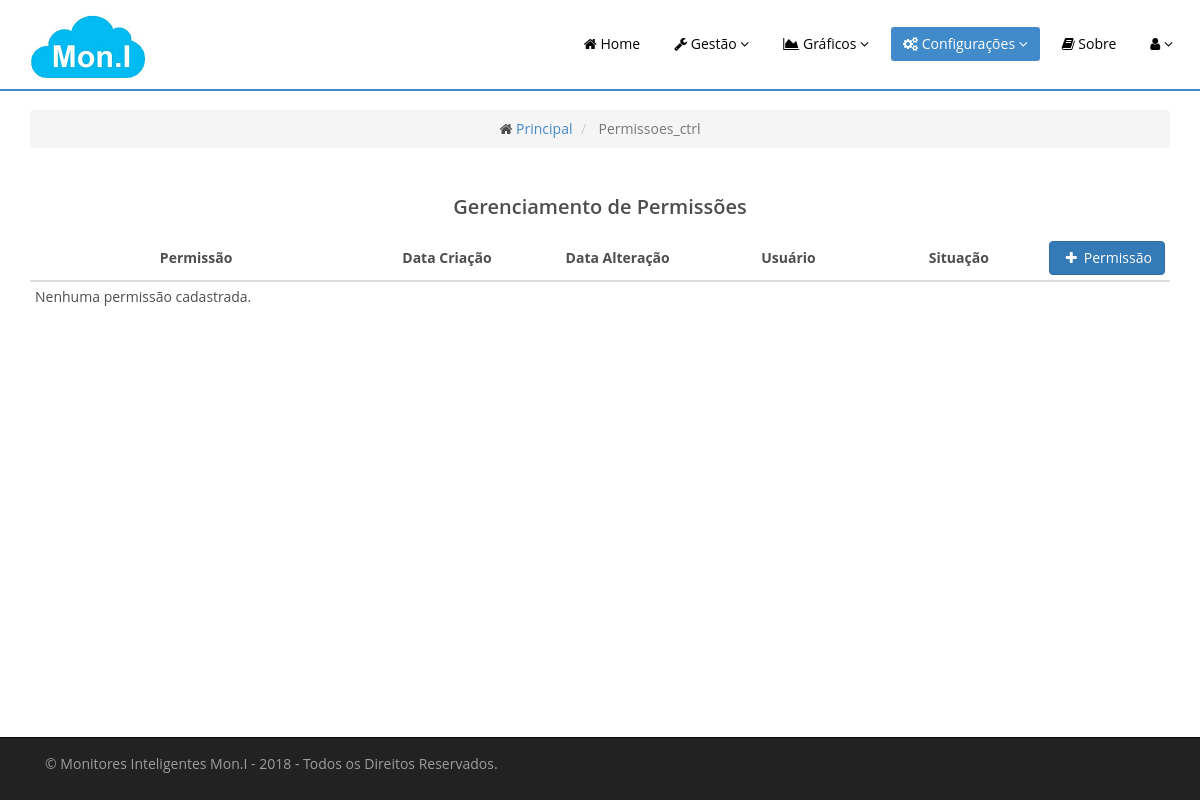
Before: /Permissoes_ctrl with the older database file.
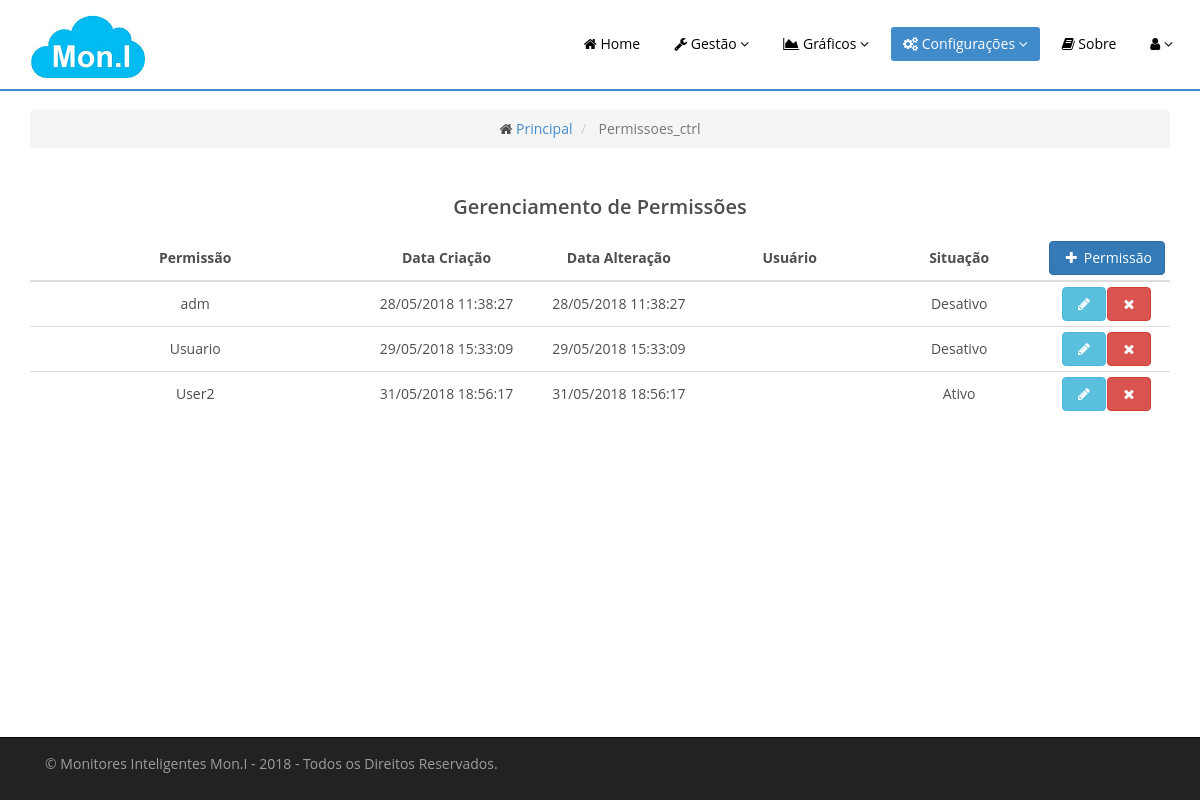
After: the same page with the newer database file.
### tables this page shows
CREATE TABLE `permissoes` (
  `idPermissao` int(11) NOT NULL,
  `permissao` varchar(80) NOT NULL,
  `permissoes` text,
  `usuario` varchar(50) DEFAULT NULL,
  `status` tinyint(1) NOT NULL COMMENT '0=desativado,1=ativado',
  `codigo` varchar(100) NOT NULL,
  `sigla` varchar(100) NOT NULL,
  `setor` varchar(100) NOT NULL,
  `categoria` varchar(100) NOT NULL,
  `descricao` varchar(200) NOT NULL,
  `observacao` varchar(200) NOT NULL,
  `efetivado` tinyint(1) NOT NULL COMMENT '0=não efetivo, 1=efetivado',
  `dataCadastro` datetime NOT NULL,
  `dataAlterado` datetime NOT NULL
);

### application/controllers/Permissoes_ctrl.php (called while the page is built, shortened)
<?php
class Permissoes_ctrl extends CI_Controller {
public function __construct() {
        $this->data['menuconfiguracao'] = 'menuconfiguracao';
        $this->data['conf_permissoes'] = 'conf_permissoes';
        $this->load->model('Permissoes_model','',TRUE);
    }
    public function index(){
        $this->gerenciar();
    }
    public function gerenciar() {
        $this->load->library('pagination');
        $config['base_url'] = base_url('Permissoes/gerenciar');
        $config['total_rows'] = $this->Permissoes_model->count('permissoes');
        $config['per_page'] = 10;
        $limit = $config['per_page'];
        $start = ($this->uri->segment(3) == NULL) ? 0 : intval($this->uri->segment(3));
        $this->data['permissoes'] = $this->Permissoes_model->buscaPermissoes($limit,$start);
        $this->data['view'] = 'permissoes/permissoes_view';
        $this->load->view('principal/tema_view',  $this->data);
    }
}

### index.php (called while the page is built, shortened)
<?php
require_once BASEPATH.'core/CodeIgniter.php';

### application/config/config.php (called while the page is built, shortened)
<?php
$config['base_url'] = 'http://localhost/mon.i';
$config['index_page'] = '';
$config['uri_protocol']	= 'REQUEST_URI';
$config['url_suffix'] = '';
$config['language']	= 'pt-Br';
$config['charset'] = 'UTF-8';
$config['enable_hooks'] = FALSE;
$config['subclass_prefix'] = 'MY_';
$config['composer_autoload'] = FALSE;
$config['permitted_uri_chars'] = 'a-z 0-9~%.:_\-';
$config['enable_query_strings'] = FALSE;
$config['controller_trigger'] = 'c';
$config['function_trigger'] = 'm';
$config['directory_trigger'] = 'd';
$config['allow_get_array'] = TRUE;
$config['log_threshold'] = 0;
$config['log_path'] = '';
$config['log_file_extension'] = '';
$config['log_file_permissions'] = 0644;
$config['log_date_format'] = 'Y-m-d H:i:s';
$config['error_views_path'] = '';
$config['cache_path'] = '';
$config['cache_query_string'] = FALSE;
$config['encryption_key'] = 'fd820a2b4461bddd116c1518bc4b0f77';
$config['sess_driver'] = 'database';
$config['sess_cookie_name'] = 'ci_session';
$config['sess_expiration'] = 7200;
$config['sess_save_path'] = 'ci_sessions';
$config['sess_match_ip'] = FALSE;
$config['sess_time_to_update'] = 300;
$config['sess_regenerate_destroy'] = FALSE;
$config['cookie_prefix']	= '';
$config['cookie_domain']	= '';
$config['cookie_path']		= '/';
$config['cookie_secure']	= FALSE;
$config['cookie_httponly'] 	= FALSE;
$config['standardize_newlines'] = FALSE;
$config['global_xss_filtering'] = FALSE;
$config['csrf_protection'] = FALSE;
$config['csrf_token_name'] = 'csrf_test_name';
$config['csrf_cookie_name'] = 'csrf_cookie_name';
$config['csrf_expire'] = 7200;
$config['csrf_regenerate'] = TRUE;
$config['csrf_exclude_uris'] = array();
$config['compress_output'] = FALSE;
$config['time_reference'] = 'local';
$config['rewrite_short_tags'] = FALSE;
$config['proxy_ips'] = '';

### application/models/Permissoes_model.php (called while the page is built, shortened)
<?php
class Permissoes_model extends CI_Model {
    public function buscaPermissoes($limit,$start){
        $query = 'Select * from permissoes ORDER BY idPermissao ASC LIMIT ? OFFSET ? ';
        return $this->db->query($query, array($limit,$start))->result();
    }
    function count($table){
        return $this->db->count_all($table);
    }
}

### application/views/permissoes/permissoes_view.php (the view, shortened to what this page needs)
<div class="row">
    <div class="col-sm-12 col-md-12">
        <?php if(!$permissoes){?>
        <div class="table-responsive">
            <table class="table table-condensed">
                <caption><h2 class="text-center">Gerenciamento de Permissões</h2></caption>
                <thead>
                    <tr>
                        <th class="col-md-4" style="text-align: center; vertical-align: middle;">Permissão</th>
                        <th class="col-md-2" style="text-align: center; vertical-align: middle;">Data Criação</th>
                        <th class="col-md-2" style="text-align: center; vertical-align: middle;">Data Alteração</th>
                        <th class="col-md-2" style="text-align: center; vertical-align: middle;">Usuário</th>
                        <th class="col-md-2" style="text-align: center; vertical-align: middle;">Situação</th>
                        <th class="col-md-2" style="text-align: center; vertical-align: middle;">
                            <button type="button" class="btn btn-primary" data-toggle="modal" data-target="#modalCad"><i class="fa fa-fw fa-plus"></i> Permissão</button>
                        </th>
                    </tr>
                </thead>
                <tbody>
                    <tr>
                        <td colspan="5">Nenhuma permissão cadastrada.</td>
                    </tr>
                </tbody>
            </table>
        </div>
        <?php }else{ ?>
        <div class="table-responsive">
            <table class="table table-condensed">
                <caption><h2 class="text-center">Gerenciamento de Permissões</h2></caption>
                <thead>
                    <tr>
                        <th class="col-md-4" style="text-align: center; vertical-align: middle;">Permissão</th>
                        <th class="col-md-2" style="text-align: center; vertical-align: middle;">Data Criação</th>
                        <th class="col-md-2" style="text-align: center; vertical-align: middle;">Data Alteração</th>
                        <th class="col-md-2" style="text-align: center; vertical-align: middle;">Usuário</th>
                        <th class="col-md-2" style="text-align: center; vertical-align: middle;">Situação</th>
                        <th class="col-md-2" style="text-align: center; vertical-align: middle;">
                            <button type="button" class="btn btn-primary" data-toggle="modal" data-target="#modalCad"><i class="fa fa-fw fa-plus"></i> Permissão</button>
                        </th>
                    </tr>
                </thead>
                <tbody>
                    <?php foreach ($permissoes as $p) {
                        echo '<tr>';
                        echo '<td style="text-align: center; vertical-align: middle;">'.$p->permissao.'</td>';
                        echo '<td style="text-align: center; vertical-align: middle;">'.date("d/m/Y H:i:s", strtotime($p->dataCadastro)).'</td>';
                        echo '<td style="text-align: center; vertical-align: middle;">'.date("d/m/Y H:i:s", strtotime($p->dataAlterado)).'</td>';
                        echo '<td style="text-align: center; vertical-align: middle;">'.$p->usuario.'</td>';
                        if (($p->status) == 1) {
                            echo '<td style="text-align: center; vertical-align: middle;">Ativo</td>';
                        }
                        else{
                            echo '<td style="text-align: center; vertical-align: middle;">Desativo</td>';
                        }
                        echo '<td style="text-align: center; vertical-align: middle;">';
                        if (($p->idPermissao) != 1) {
                        echo '<a style="margin-right: 1%" href="#modalEdit" class="btn btn-info editar" role="button" data-toggle="modal" permissao="'.$p->idPermissao.'" title="Editar Permissão"><i class="fa fa-fw fa-pencil"></i></a>';
                        echo '<a  style="margin-right: 1%"href="#modalExcluir" class="btn btn-danger excluir" role="button" data-toggle="modal" idPermissao="'.$p->idPermissao.'" title="Excluir Permissão"><i class="fa fa-fw fa-remove"></i></a>';
                        };
                        echo '</td>';
                        echo '</tr>';
                    }?>
                </tbody>
            </table>
        </div>
    </div>
</div>
<?php }?>
<div class="row">
    <div class="col-sm-12 col-md-12 text-center">
    </div>
</div>

### application/views/principal/tema_view.php (shortened to what this page needs)
<!DOCTYPE html>
<html lang="en">
<head>
    <link href="<?php echo base_url('assets/css/bootstrap.min.css');?>" rel="stylesheet">
    <link href="<?php echo base_url('assets/fonts/css/font-awesome.min.css');?>" rel="stylesheet">
    <link href="<?php echo base_url('assets/css/estilos.css');?>" rel="stylesheet">
    <link href="<?php echo base_url('assets/css/responsive.css');?>" rel="stylesheet">
</head>
<body id="top">
    <nav id="navbar-acesso" class="navbar navbar-default navbar-fixed-top" role="banner">
        <div class="container">
            <div class="navbar-header">
                <a class="navbar-brand" href="<?php echo base_url();?>"><img class="img-responsive" src="<?php echo base_url('assets/img/logoP.png');?>" alt="logo"></a>
            </div>
            <div class="collapse navbar-collapse">
                <ul class="nav navbar-nav navbar-right">
                    <li <?php if (isset($menuprincipal)) { echo 'class="active"'; } ?> ><a href="<?php echo base_url();?>"><i class="fa fa-home"></i> Home</a></li>
                        <li class="dropdown <?php if (isset($menudispositivos)) { echo 'active'; } ?>">
                            <a href="#" class="dropdown-toggle" data-toggle="dropdown"><i class="fa fa-wrench"></i> Gestão <i class="fa fa-angle-down"></i></a>
                        </li>
                        <li class="dropdown <?php if (isset($menugraficos)) { echo 'active'; } ?>">
                            <a href="#" class="dropdown-toggle" data-toggle="dropdown"><i class="fa fa-area-chart"></i> Gráficos <i class="fa fa-angle-down"></i></a>
                        </li>
                        <li class="dropdown <?php if (isset($menuconfiguracao)) { echo 'active'; } ?>">
                            <a href="#" class="dropdown-toggle" data-toggle="dropdown"><i class="fa fa-cogs"></i> Configurações <i class="fa fa-angle-down"></i></a>
                        </li>
                    <li <?php if (isset($menusobre)) { echo 'class="active"'; } ?> ><a href="<?php echo base_url('Sobre_ctrl');?>"><i class="fa fa-book"></i> Sobre</a></li>
                    <li class="dropdown">
                        <a href="#" class="dropdown-toggle" data-toggle="dropdown"><i class="fa fa-user"></i> <i class="fa fa-angle-down"></i></a>
                    </li>
                </ul>
            </div>
        </div>
    </nav>
    <div class="container">
        <div class="row">
            <div class="col-lg-12 col-md-12 col-xs-12 col-sm-12 text-center">
                <ol class="breadcrumb">
                    <li class="breadcrumb-item <?php if (($this->uri->segment(1) == null) && ($this->uri->segment(2) == null)) {
                        echo 'active';
                        } ?>">
                        <i class="fa fa-home"></i> <a href="<?php echo base_url() ?>" title="Principal"> Principal</a>
                    </li>
                        <?php if ($this->uri->segment(1) != null) { ?>
                        <li class="breadcrumb-item <?php if (($this->uri->segment(2) == null)) {
                            echo 'active';
                        } ?>">
                            <?php if ($this->uri->segment(2) == null) { ?>
                            <?php echo ucfirst($this->uri->segment(1)); ?>
                        <?php } else { ?>
                                <a href="<?php echo base_url($this->uri->segment(1).'/'.$this->uri->segment(2)) ?>" title="<?php echo ucfirst($this->uri->segment(1)); ?>"><?php echo ucfirst($this->uri->segment(1)); ?></a>
                        <?php } ?>
                        </li>
                        <?php } ?>
                </ol>
            </div>
        </div>
        <div class="row">
            <div class="col-lg-12 col-md-12 col-xs-12 col-sm-12">
                <?php if(isset($view)){$this->load->view($view);}?>
            </div>
        </div>
    </div>
    <footer class="navbar  navbar-inverse navbar-fixed-bottom">
        <div class="container">
            <div class="navbar-text">
                <p> ©  Monitores Inteligentes Mon.I - <?php echo date('Y'); ?> - Todos os Direitos Reservados.</p>
            </div>
        </div>
    </footer>
</body>
</html>

### assets/css/estilos.css (style rules this page uses)
body { background: #fff; font-family: 'Open Sans', sans-serif; color:#4e4e4e; line-height: 22px; padding-top: 110px; padding-bottom: 70px; }
h1, h2, h3, h4, h5, h6 { font-weight: 600; font-family: 'Open Sans', sans-serif; color:#4e4e4e; }
h2 { font-size: 20px; }
a { color: #428bca; -webkit-transition: color 300ms, background-color 300ms; -moz-transition: color 300ms, background-color 300ms; -o-transition: color 300ms, background-color 300ms; transition: color 300ms, background-color 300ms; }
.navbar>.container .navbar-brand { margin-left: 0; }
.navbar-brand { padding: 0; margin:0; }
#navbar-acesso { border-radius: 0; margin-bottom: 0; background: #fff; padding: 15px 0; padding-bottom: 0; }
.navbar-nav { margin-top: 12px; }
.navbar-nav>li { margin-left: 10px; padding-bottom: 28px; }
.navbar-default .navbar-nav > li > a { padding: 5px 12px; margin: 0; border-radius: 3px; color: #000; line-height: 24px; display: inline-block; }
.navbar-default { border-left: none; border-top: none; border-right: none; border-bottom: 2px solid #428bca; }
.navbar-default .navbar-brand { font-size: 36px; line-height: 50px; color: #000; }
.navbar-default .navbar-nav > .active > a, .navbar-default .navbar-nav > .active > a:hover, .navbar-default .navbar-nav > .active > a:focus, .navbar-default .navbar-nav > .open > a, .navbar-default .navbar-nav > .open > a:hover, .navbar-default .navbar-nav > .open > a:focus { background-color: #428bca; color: #fff; }
.navbar-default .navbar-collapse, .navbar-default .navbar-form { border-top: 0; padding-bottom: 0; }

Changed rows visible on the page:
added permissoes: permissao "adm", dataCadastro "28/05/2018 11:38:27", dataAlterado "28/05/2018 11:38:27", status "Desativo"
added permissoes: permissao "Usuario", dataCadastro "29/05/2018 15:33:09", dataAlterado "29/05/2018 15:33:09", status "Desativo"
added permissoes: permissao "User2", dataCadastro "31/05/2018 18:56:17", dataAlterado "31/05/2018 18:56:17", status "Ativo"
Other visible differences:
text no longer shown: "Nenhuma permissão cadastrada."
